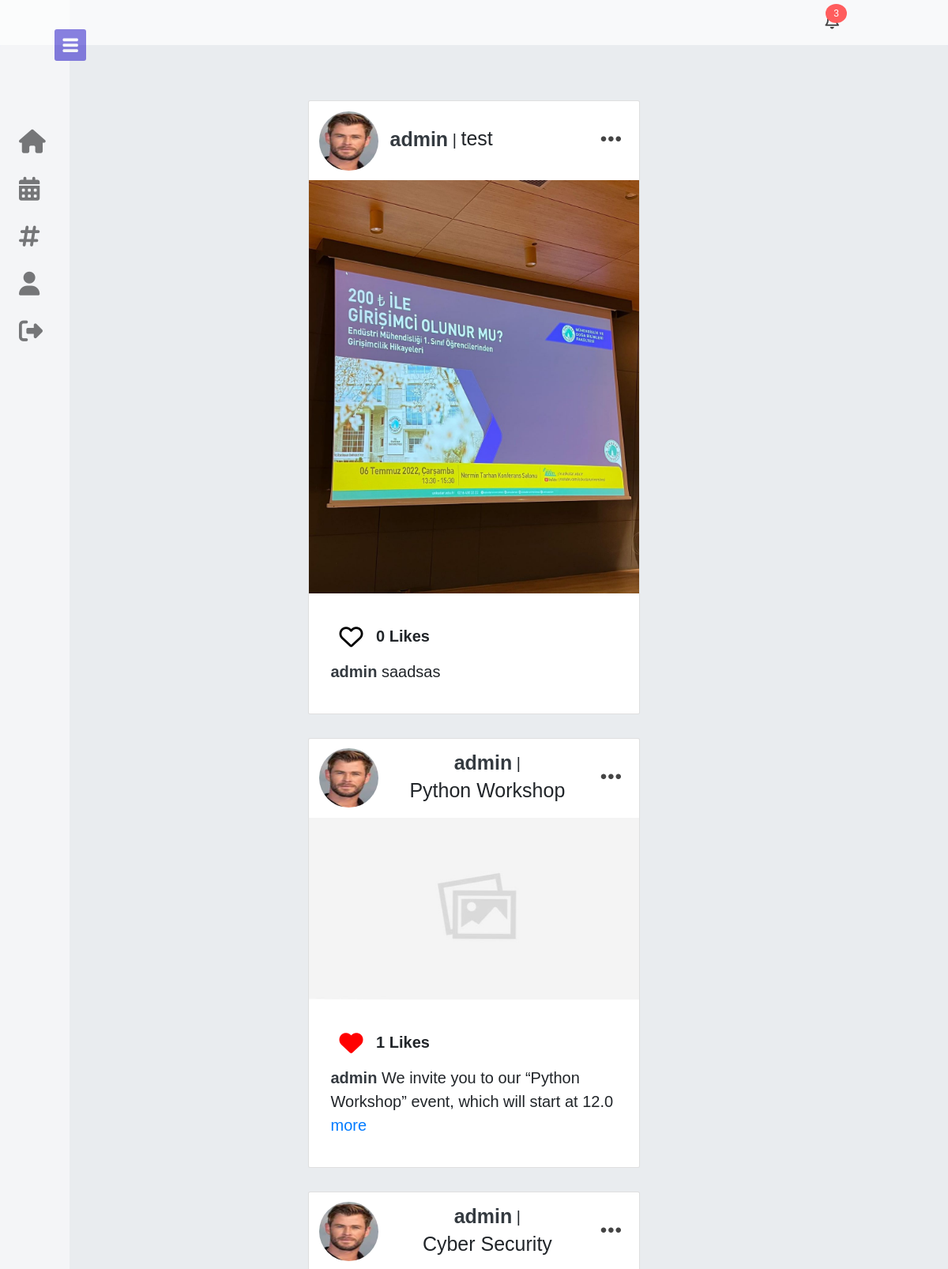
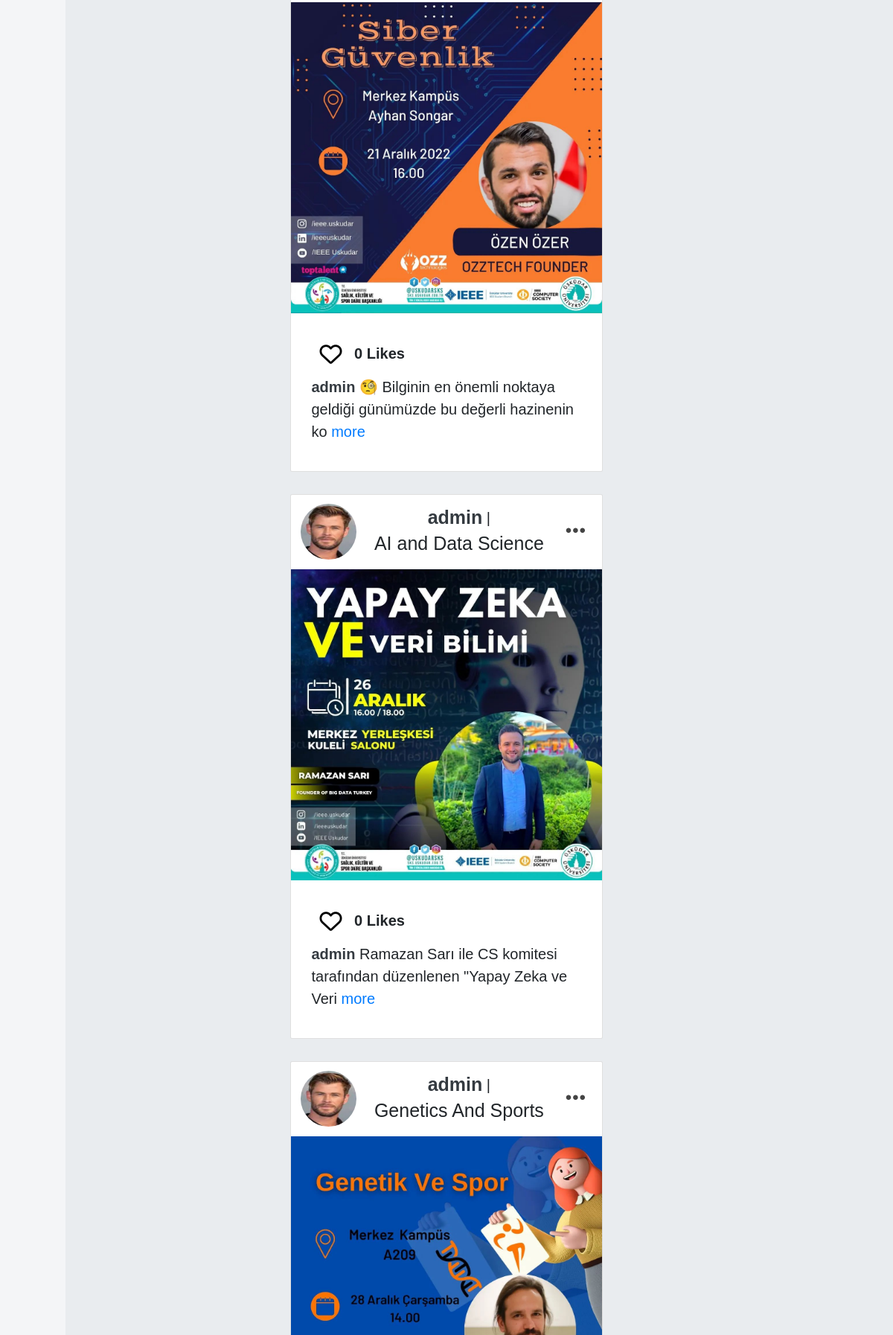
Page /my-events/ (signed in, upper part) on the committed database (2 pictures, top to bottom).
### users/models.py (models this page shows, shortened)
class Profile(models.Model):
    user = models.OneToOneField(User, on_delete=models.CASCADE)
    avatar = models.ImageField(default='default.jpg', upload_to='profile_images')
    bio = models.TextField()
    ambassador = models.BooleanField(default=False, null=True)
    new_notification_count = models.IntegerField(default=0, null=True, blank=True)
    dont_recommend_events = models.ManyToManyField(Event, related_name="events_dont_recommend", blank=True, default=None)

### events/models.py (models this page shows, shortened)
class Event(models.Model):
    title = models.CharField(max_length=100)
    description = models.TextField(blank=True)
    location = models.TextField()
    price = models.FloatField(blank=True, default=0)
    time = models.DateTimeField()
    users = models.ManyToManyField(User, related_name='events_attending')
    created_by = models.ForeignKey(User, on_delete=models.CASCADE, related_name='created_events', blank=True, default="", null=True)
    maximum_people = models.IntegerField(blank=True, default=3)
    social_club = models.ForeignKey(SocialClub, on_delete=models.CASCADE, related_name='club_events',blank=True, default="", null=True)
    created_time = models.DateTimeField(auto_now_add=True, null=True)

class EventImage(models.Model):
    event = models.ForeignKey(Event, on_delete=models.CASCADE, related_name='event_images')
    image = models.ImageField(upload_to='event_images/')

### events/views.py (the view)
# urls.py: path('my-events/', my_events, name='my-events'),
@login_required
def my_events(request):
    events = Event.objects.filter(users=request.user).order_by('-created_time')
    paginator = Paginator(events, EVENT_PER_PAGE)
    page = request.GET.get('page')
    events = paginator.get_page(page)
    return render(request, 'events/my_events.html', {'events': events, 'PAGE_PER_PAGE':PAGE_PER_PAGE, 'exclude':['fee','location','description','time']})

### events/custom_filters.py (called while the page is built)
@register.filter
def sort_and_slice(notifications, count):
    if count > 5:
        count = 5
    return notifications.order_by("-created_time")[:count]

@register.filter
def is_manager(user):
    all_managers = [x.managers.all() for x in SocialClub.objects.all()]
    for i in all_managers:
        for j in i:
            if user == j:
                return True
    return False

@register.filter
def is_liked(event, user):
    is_liked = len(EventHeart.objects.filter(event=event, user=user))==0
    return is_liked

### templates/events/my_events.html (shortened to what this page needs)
{% extends "base.html" %}
{% block content %}
{% include 'events/partials/events.html' with exclude=exclude events_page=True dont_recommend_events=False%}
{% endblock content %}

### templates/base.html (shortened to what this page needs)
{% load custom_filters %}
{% load static %}
<!doctype html>
<html lang="en" style="font-size: 10px;">
<head>
  <link rel="stylesheet" href="https://maxcdn.bootstrapcdn.com/bootstrap/4.0.0/css/bootstrap.min.css"
>
    <link rel="stylesheet" href="{% static 'css/main.css' %}">
    <link rel="stylesheet" href="{% static 'css/events.css' %}">
    <link rel="stylesheet" href="{% static 'css/social_clubs.css' %}">
</head>
<body>
  {% if user.is_authenticated %}
  <nav class="sidebar close" style="z-index: 99999900000;">
    <header>
        <div class="image-text">
        </div>
        <i class="fa-solid fa-bars toggle"></i>
    </header>
    <div class="menu-bar">
        <div class="menu">
            <ul class="menu-links">
              <li class="nav-link menus-link" id="home">
                <a href="{% url 'users-home' %}">
                  <i class="fa-solid fa-house" style="color:black; font-size: 30px;"> </i>
                </a>
            </li>
                <li class="nav-link menus-link" onmouseover="console.log(this.childNodes)">
                    <a href="{% url 'events' %}">
                      <i class="fa-solid fa-calendar-days" style="color:black; font-size: 30px;"> </i>
                    </a>
                </li>
                <li class="nav-link menus-link">
                    <a href="{% url 'social-clubs' %}">
                      <i class="fa-sharp fa-solid fa-hashtag" style="color:black; font-size: 30px;"></i>
                    </a>
                </li>
                <li class="nav-link menus-link">
                    <a href="{% url 'users-profile' pk=request.user.pk%}">
                      <i class="fa-solid fa-user" style="color:black; font-size: 30px;"> </i>
                    </a>
                </li>
                  <li class="nav-link menus-link">
                    <a href="{% url 'logout' %}">
                      <i class="fa-solid fa-right-from-bracket" style="color:black; font-size: 30px;"> </i>
                    </a>
                </li>
        </div>
    </div>
</nav>
{% endif %}
<nav  class="navbar navbar-expand-lg navbar-{% if user.is_authenticated %}dark{%else%}light{%endif%} bg-{% if user.is_authenticated %}light{%else%}dark p-3{%endif%}">
    <ul class="navbar-nav ml-auto" style="margin-right: 10%;">
      {% if user.is_authenticated %}
      <ul class="notification-drop" style="z-index: 9999999999999;">
        <li class="item">
           <span class="btn__badge {% if request.user.profile.new_notification_count > 0 %}pulse-button{% endif %} ">{{request.user.profile.new_notification_count}}</span>
        </li>
      </ul>
      {% else %}
      <a href="{% url 'login' %}" class="nav-link text-light" style="font-size: 2.5rem;"></i> Login</a>
      <a href="{% url 'users-register' %}" class="nav-link ml-5 text-light" style="font-size: 2.5rem;"></i> Sign Up</a>
      {% endif %}
    </ul>
</nav>
  <div class="jumbotron" style="margin:0; padding-left: 15%; padding-right: 15%; min-height: 1000px;">
    {% block content %}{% endblock %}
  </div>
</body>
</html>

### templates/events/partials/events.html (shortened to what this page needs)
{% load custom_filters %}
{% block content %}
{% if events %}
<div class="event-container " style="margin-top: 2rem;">
<center>
{% for event in events %}
<div class="card event-card mb-5 mt-5">
  <div class="card-body d-flex flex-row align-middle" style="align-items: center;">
    <a class="text-dark" href="{% url 'users-profile' pk=event.created_by.pk %}"><img src="{{event.created_by.profile.avatar.url}}" class="rounded-circle ml-0" height="75px"
      width="75px" alt="avatar" /></a>
    <div class="ml-4" style="font-size: 2rem;">
      <h1 class="card-title font-weight-bold mb-2 text-left" style="vertical-align: middle !important; display: inline-block;"><a class="text-dark" href="{% url 'users-profile' pk=event.created_by.pk %}">{{event.created_by.username}}</a></h3> | <h1 style="display: inline-block;">{{event.title}}</h1>
    </div>
    {% if request.user.is_authenticated %}
    <div class="navbar-nav ml-auto">
    <li class="nav-item dropdown">
      <ul class="notification-drop">
        <li class="item">
          <i class="fa-solid fa-ellipsis" style="font-size: 3rem;"></i>
        </li>
      </ul>
    </li>
    </div>
    {% endif %}
  </div>
  <a href="{% url 'event-detail' pk=event.pk %}">
  <div class="event-image hover-overlay ripple rounded-0 w-100" data-mdb-ripple-color="light">
    <img class="img-fluid" src="
    {% if event.event_images.all.first %}
      {{ event.event_images.all.first.image.url}}
    {% else %}
      /media/event_images/default.png
    {% endif %}"
      alt="Card image cap" />
  </div>
</a>
  <div class="card-body text-left">
    <div class="description text-left p-4" style="display: inline-block; font-size: 2rem;">
        <a href="{% url 'toggle-like-event' pk=event.pk %}" class="btn btn-lg" name="like" style="text-decoration: none; color:black; font-size: 3rem; border-radius: 30px; {% if not event|is_liked:request.user %}color: red;{% endif %} ">
        <i class="fa{% if not event|is_liked:request.user %}-solid{%else%}-regular{% endif %} fa-heart"></i></a>
      <strong>{{event.likes_event.count}} Likes</strong>
      <p >
      <b><a class="text-dark"  href="{% url 'users-profile' pk=event.created_by.pk %}">{{event.created_by}}</a></b> <span id="short_{{event.pk}}">{{ event.description|slice:70 }} {% if event.description|length > 70 %} <a class="click_more" onclick="toggleDescription({{event.pk}})">more</a>{%endif%}</span>
      </p>
    </div>
  </div>
</div>
{% endfor %}
</center>
</div>
{% endif %}
{% endblock %}

### static/css/main.css (style rules this page uses)
body { font-family: 'Roboto' !important; }
body { background-color: #e9ecef; }
.click_more { color: #007bff !important; }
* { margin: 0; padding: 0; box-sizing: border-box; font-family: 'Poppins', sans-serif; }
:root { --body-color: #E4E9F7; --sidebar-color: #FFF; --primary-color: #1707c4; --primary-color-light: #F6F5FF; --toggle-color: #DDD; --text-color: #383838; --tran-03: all 0.2s ease; --tran-03: all 0.3s ease; --tran-04: all 0.3s ease; --tran-05: all 0.3s ease; }
body { min-height: 100vh; background-color: var(--body-color); transition: var(--tran-05); }
.sidebar { position: fixed; top: 0; left: 0; height: 100%; width: 250px; padding: 10px 14px; background: var(--sidebar-color); transition: var(--tran-05); z-index: 100; }
.sidebar.close { width: 88px; }
.sidebar li { height: 50px; list-style: none; display: flex; align-items: center; margin-top: 10px; }
.sidebar header { position: relative; }
.sidebar header .image-text { display: flex; align-items: center; }
.sidebar header .toggle { position: absolute; top: 50%; right: -35px; transform: translateY(-50%) rotate(180deg); height: 40px; width: 40px; background-color: var(--primary-color); color: var(--sidebar-color); border-radius: 3px; display: flex; align-items: center; justify-content: center; font-size: 22px; cursor: pointer; transition: var(--tran-05); }
.sidebar.close .toggle { transform: translateY(-50%) rotate(0deg); }
.sidebar .menu { margin-top: 40px; }
.sidebar li a { list-style: none; height: 100%; background-color: transparent; display: flex; align-items: center; height: 100%; width: 100%; border-radius: 6px; text-decoration: none; transition: var(--tran-03); }
.sidebar .menu-bar { height: calc(100% - 55px); display: flex; flex-direction: column; justify-content: space-between; overflow-y: scroll; }
ul { list-style: none; margin: 0; padding: 0; }
.notification-drop { font-family: 'Ubuntu', sans-serif; color: #444; }
.notification-drop .item { padding: 10px; font-size: 18px; position: relative; border-bottom: 1px solid #ddd; }
.notification-drop .item i { margin-left: 10px; }
@media screen and (min-width: 500px) { .notification-drop { display: flex; justify-content: flex-end; } }
@media screen and (min-width: 500px) { .notification-drop .item { border: none; } }
.btn__badge { background: #FF5D5D; color: white; font-size: 12px; position: absolute; top: 0; right: 0px; padding: 3px 10px; border-radius: 50%; }
.pulse-button { box-shadow: 0 0 0 0 rgba(255, 0, 0, 0.5); -webkit-animation: pulse 1.5s; }

### static/css/events.css (style rules this page uses)
@media (min-width: 1000px) { .event-card { width: 50%; } }
.event-image { transition: 0.2s; }

### rows in the picture
Event: created_by.profile.avatar (picture), created_by.username "admin", title "test", event_images.all.first.image (picture), likes_event.count "0", created_by "admin", description "saadsas"
Event: created_by.profile.avatar (picture), created_by.username "admin", title "Python Workshop", likes_event.count "1", created_by "admin", description "We invite you to our “Python Workshop” event, which will start at 12.0"
Event: created_by.profile.avatar (picture), created_by.username "admin", title "Cyber Security", event_images.all.first.image (picture), likes_event.count "0", created_by "admin", description "🧐 Bilginin en önemli noktaya geldiği günümüzde bu değerli hazinenin ko"
Event: created_by.profile.avatar (picture), created_by.username "admin", title "AI and Data Science", event_images.all.first.image (picture), likes_event.count "0", created_by "admin", description "Ramazan Sarı ile CS komitesi tarafından düzenlenen \"Yapay Zeka ve Veri"
Event: created_by.profile.avatar (picture), created_by.username "admin", title "Genetics And Sports", event_images.all.first.image (picture)

### other values in the picture
{{ request.user.profile.new_notification_count }} "3"
